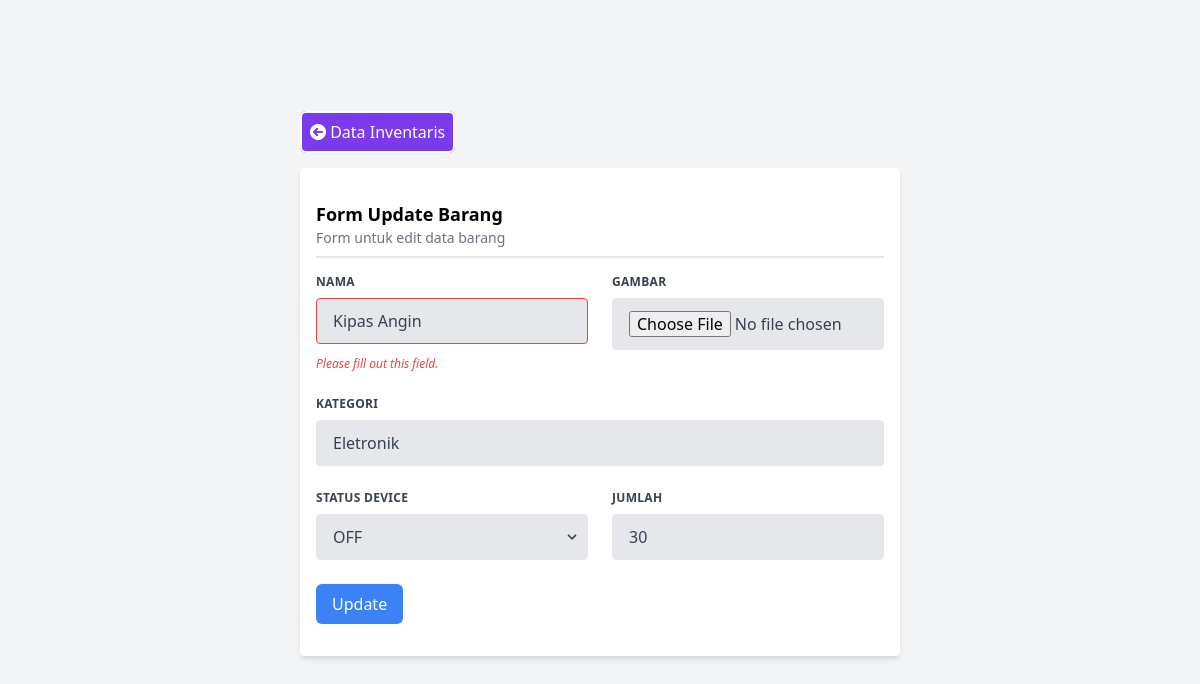
The page /inventory/edit/3 on the database its author committed.
### tables this page shows
CREATE TABLE inventories(
id INTEGER PRIMARY KEY AUTOINCREMENT,
name VARCHAR(255),
category VARCHAR(255),
device_status VARCHAR(10),
jumlah INT(11));

### application/controllers/Inventory.php (called while the page is built, shortened)
<?php
class Inventory extends CI_Controller {
	public function __construct(){
		$this->load->model('InventoryModel');
		$this->model = $this->InventoryModel;
	}
    public function edit(){
        $kode = $this->uri->segment(3);
        $this->model->get_row($kode);
        $this->load->view('inventory/edit', ['model' => $this->model->row]);
    }
}

### index.php (called while the page is built, shortened)
<?php
require_once BASEPATH.'core/CodeIgniter.php';

### application/models/InventoryModel.php (called while the page is built, shortened)
<?php
    class InventoryModel extends CI_Model {
        public function get_row($kode){
            $sql = sprintf("SELECT * FROM inventories WHERE id='%s'", $kode);
            $query = $this->db->query($sql);
        }
    }
?>

### application/views/inventory/edit.php (the view, shortened to what this page needs)
<!DOCTYPE html>
<html lang="en">
<head>
	<link href="https://unpkg.com/tailwindcss@^2/dist/tailwind.min.css" rel="stylesheet">
	<link rel="stylesheet" href="https://cdnjs.cloudflare.com/ajax/libs/font-awesome/6.0.0-beta2/css/all.min.css" />
</head>
<body class="bg-blueGray-50">
<div class="overflow-x-auto">
	<div class="min-w-screen min-h-screen bg-gray-100 flex items-center justify-center bg-gray-100 font-sans overflow-hidden">
		<div class="w-2/4">
			<div class="flex">
				<div class="flex-1">
					<a href="<?php echo site_url('inventory/index')?>" class="bg-purple-600 px-2 py-2 rounded-md text-white border-white border-2 hover:bg-purple-700">
						<span class="fa fa-arrow-circle-left"></span> Data Inventaris
					</a>
				</div>
			</div>
			<div class="bg-white shadow-md rounded my-6 px-4 py-8">
				<h3 class="font-semibold text-lg">Form Update Barang</h3>
				<p class="text-sm text-gray-500">Form untuk edit data barang</p>
				<div class="border-t-2 mt-2"></div>
				<form class="w-full mt-4" action="<?php echo site_url('inventory/update')?>" method="post">
					<div class="flex flex-wrap -mx-3 mb-6">
						<div class="w-full md:w-1/2 px-3 mb-6 md:mb-0">
							<label class="block uppercase tracking-wide text-gray-700 text-xs font-bold mb-2" for="grid-first-name">
								Nama
							</label>
							<input class="appearance-none block w-full bg-gray-200 text-gray-700 border
							border-red-500 rounded py-3 px-4 mb-3 leading-tight focus:outline-none focus:bg-white"
								   id="txt_name" name="txt_name" type="text" placeholder="Jane" value="<?= $model->name
							?>">
							<p class="text-red-500 text-xs italic">Please fill out this field.</p>
						</div>
						<div class="w-full md:w-1/2 px-3">
							<label class="block uppercase tracking-wide text-gray-700 text-xs font-bold mb-2" for="grid-last-name">
								Gambar
							</label>
							<input class="appearance-none block w-full bg-gray-200 text-gray-700 border border-gray-200 rounded py-3 px-4 leading-tight focus:outline-none focus:bg-white focus:border-gray-500" id="image" name="image" type="file" placeholder="Doe">
						</div>
					</div>
					<div class="flex flex-wrap -mx-3 mb-6">
						<div class="w-full px-3">
							<label class="block uppercase tracking-wide text-gray-700 text-xs font-bold mb-2" for="grid-password">
								Kategori
							</label>
							<input class="appearance-none block w-full bg-gray-200 text-gray-700 border
							border-gray-200 rounded py-3 px-4 leading-tight focus:outline-none focus:bg-white
							focus:border-gray-500" id="jumlah" name="category" type="text"
								   value="<?= $model->category ?>">
						</div>
					</div>
					<div class="flex flex-wrap -mx-3 mb-2">
						<div class="w-full md:w-1/2 px-3 mb-6 md:mb-0">
							<label class="block uppercase tracking-wide text-gray-700 text-xs font-bold mb-2" for="grid-state">
								Status Device
							</label>
							<div class="relative">
								<select class="block appearance-none w-full bg-gray-200 border border-gray-200 text-gray-700 py-3 px-4 pr-8 rounded leading-tight focus:outline-none focus:bg-white focus:border-gray-500" id="status" name="status">
									<?php
										if($model->device_status == 1){
									?>
									<option value="1" selected>ON</option>
									<option value="0">OFF</option>
									<?php
										}else{
									?>
									<option value="0" selected>OFF</option>
									<?php } ?>
								</select>
								<div class="pointer-events-none absolute inset-y-0 right-0 flex items-center px-2 text-gray-700">
								</div>
							</div>
						</div>
						<div class="w-full md:w-1/2 px-3 mb-6 md:mb-0">
							<label class="block uppercase tracking-wide text-gray-700 text-xs font-bold mb-2" for="grid-zip">
								Jumlah
							</label>
							<input class="appearance-none block w-full bg-gray-200 text-gray-700 border
							border-gray-200 rounded py-3 px-4 leading-tight focus:outline-none focus:bg-white
							focus:border-gray-500" id="jumlah" name="jumlah" type="number"
								   value="<?= $model->jumlah ?>" placeholder="1">
						</div>
					</div>
					<button type="submit" name="btnSubmit" id="btnSubmit" class="bg-blue-500 px-4 py-2 text-white
					rounded-md mt-4">Update</button>
				</form>
			</div>
		</div>
	</div>
</div>
</body>
</html>

### rows shown on the page
inventories: txt_name "Kipas Angin", category "Eletronik", status "OFF", jumlah "30"
